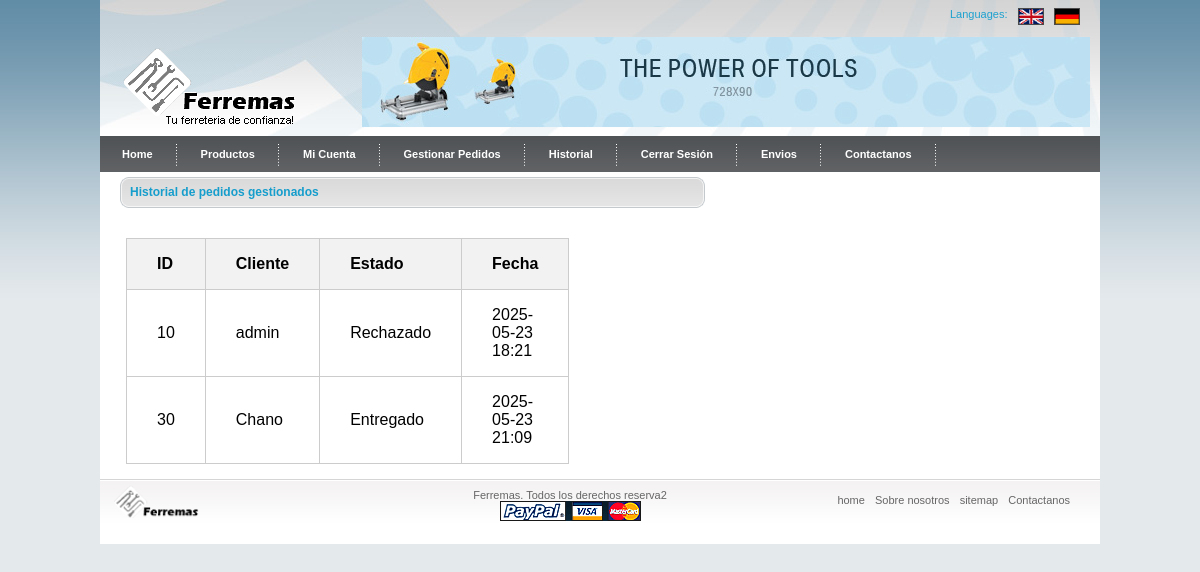
The page /vendedor/historial/ (signed in) on the database as committed earlier.
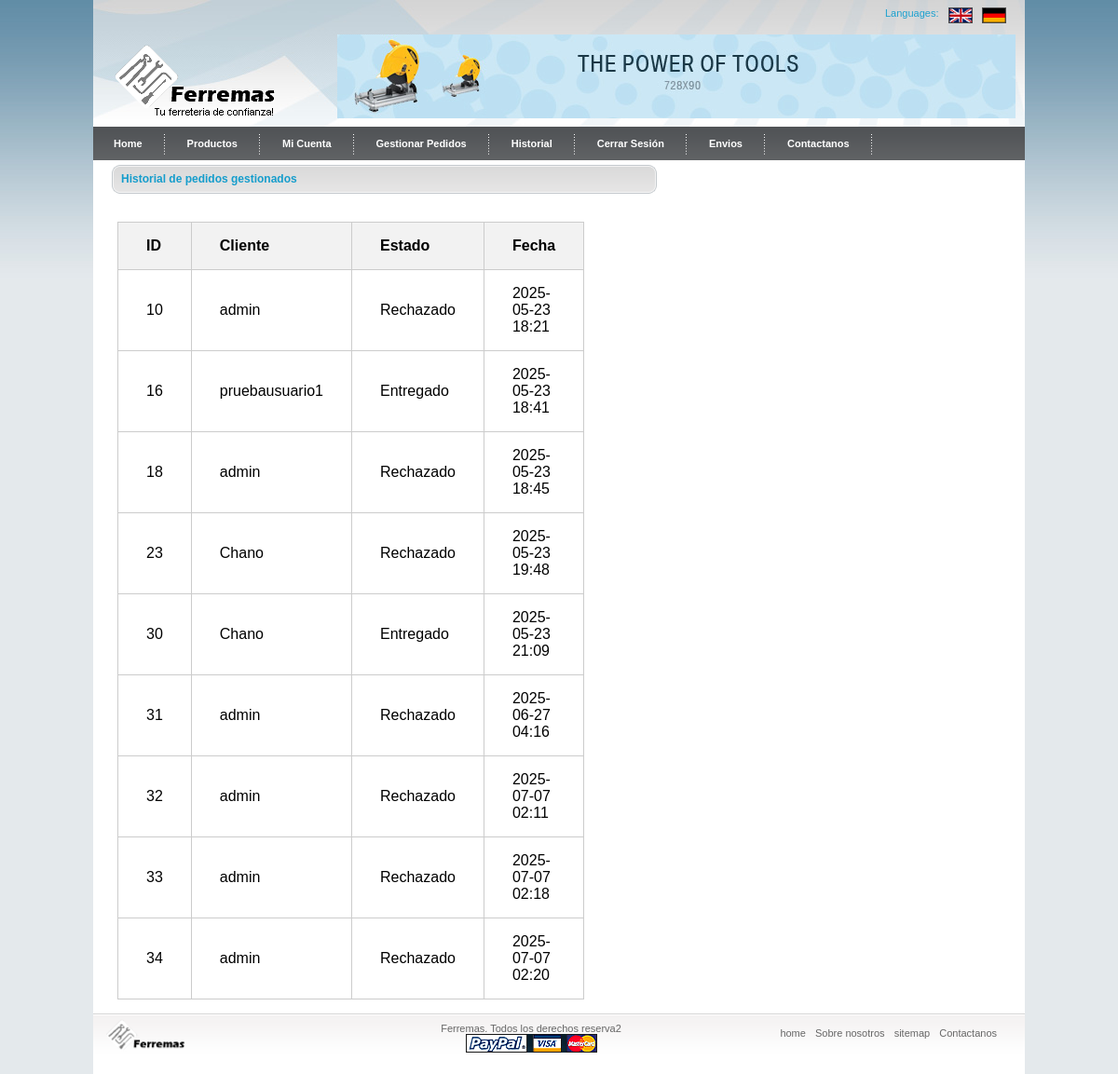
The same page on the database as committed later.
### pedidos/models.py (models this page shows)
class Pedido(models.Model):
    usuario = models.ForeignKey(settings.AUTH_USER_MODEL, on_delete=models.CASCADE)
    fecha = models.DateTimeField(auto_now_add=True)
    estado = models.CharField(max_length=20, default='pendiente')  # pendiente, pagado, enviado, entregado, etc.
    total = models.DecimalField(max_digits=12, decimal_places=2, default=0)
    metodo_pago = models.CharField(max_length=20, default='manual')
    datos_pago = models.JSONField(null=True, blank=True)  # para guardar respuesta paypal
    tipo_entrega = models.CharField(
        max_length=20,
        choices=[('retiro', 'Retiro en tienda'), ('despacho', 'Despacho a domicilio')],
        default='retiro'
    )
    direccion_entrega = models.CharField(max_length=255, blank=True, null=True)
    sucursal_retiro = models.CharField(max_length=100, blank=True, null=True)

### usuarios/models.py (models this page shows)
class Usuario(AbstractUser):
    ROL_CHOICES = [
        ('cliente', 'Cliente'),
        ('admin', 'Administrador'),
        ('vendedor', 'Vendedor'),
        ('bodeguero', 'Bodeguero'),
        ('contador', 'Contador'),
    ]
    rol = models.CharField(max_length=20, choices=ROL_CHOICES)
    telefono = models.CharField(max_length=20, blank=True, null=True)  # Nuevo campo

### core/views.py (the view)
# urls.py: path('vendedor/historial/', core_views.historial_vendedor, name='historial_vendedor'),
@login_required
@user_passes_test(es_vendedor)
def historial_vendedor(request):
    pedidos = Pedido.objects.filter(estado__in=['Preparado', 'Entregado', 'Pagado', 'Rechazado'])
    return render(request, 'vendedor/historial.html', {'pedidos': pedidos})

### core/context_processors.py (called while the page is built)
def carrito_context(request):
    carrito = request.session.get('carrito', {})
    productos_dict = {str(p.id): p for p in Producto.objects.all()}
    total = 0
    total_productos = 0
    for pid, cantidad in carrito.items():
        prod = productos_dict.get(str(pid))
        if prod:
            total += prod.precio * cantidad
            total_productos += cantidad
    return {
        'carrito': carrito,
        'productos_dict': productos_dict,
        'total_carrito': total,
        'total_productos': total_productos,
    }

### core/views.py (called while the page is built)
def es_vendedor(user):
    return user.is_authenticated and user.rol == 'vendedor'

### core/templates/vendedor/historial.html (shortened to what this page needs)
{% load static %}
<!DOCTYPE html>
<html>
<head>
    <link rel="stylesheet" href="{% static 'css/style.css' %}">
    <link rel="stylesheet" href="{% static 'css/pedidos.css' %}">
</head>
<body>
    <div id="main_container">
        {% include "partials/header.html" %}
        {% include "partials/menu_tab.html" %}
        <div id="main_content">
            <div class="center_content">
                <div class="center_title_bar">Historial de pedidos gestionados</div>
                <div class="prod_box">
                    {% if pedidos %}
                    <table class="table-pedidos">
                        <tr>
                            <th>ID</th>
                            <th>Cliente</th>
                            <th>Estado</th>
                            <th>Fecha</th>
                        </tr>
                        {% for pedido in pedidos %}
                        <tr>
                            <td>{{ pedido.id }}</td>
                            <td>{{ pedido.usuario.username }}</td>
                            <td>{{ pedido.estado|capfirst }}</td>
                            <td>{{ pedido.fecha|date:"Y-m-d H:i" }}</td>
                        </tr>
                        {% endfor %}
                    </table>
                    {% else %}
                    <p>No hay pedidos en el historial.</p>
                    {% endif %}
                </div>
            </div>
        </div>
        <div class="footer">
            <div class="left_footer"><img src="{% static 'images/footer_logo2.png' %}" alt="" width="89" height="42" />
            </div>
            <div class="center_footer">
                Ferremas. Todos los derechos reserva2<br />
                <img src="{% static 'images/payment.gif' %}" alt="" />
            </div>
            <div class="right_footer">
                <a href="#">home</a> <a href="#">Sobre nosotros</a> <a href="#">sitemap</a> <a href="#">Contactanos</a>
            </div>
        </div>
    </div>
</body>
</html>

Rows that differ between the two databases and show on the page:
now on this page (row edited): Pedido: id "16", usuario.username "pruebausuario1", estado "Entregado", fecha "2025-05-23 18:41"
now on this page (row edited): Pedido: id "18", usuario.username "admin", estado "Rechazado", fecha "2025-05-23 18:45"
now on this page (row edited): Pedido: id "23", usuario.username "Chano", estado "Rechazado", fecha "2025-05-23 19:48"
now on this page (row edited): Pedido: id "31", usuario.username "admin", estado "Rechazado", fecha "2025-06-27 04:16"
now on this page (row edited): Pedido: id "32", usuario.username "admin", estado "Rechazado", fecha "2025-07-07 02:11"
now on this page (row edited): Pedido: id "33", usuario.username "admin", estado "Rechazado", fecha "2025-07-07 02:18"
now on this page (row edited): Pedido: id "34", usuario.username "admin", estado "Rechazado", fecha "2025-07-07 02:20"
